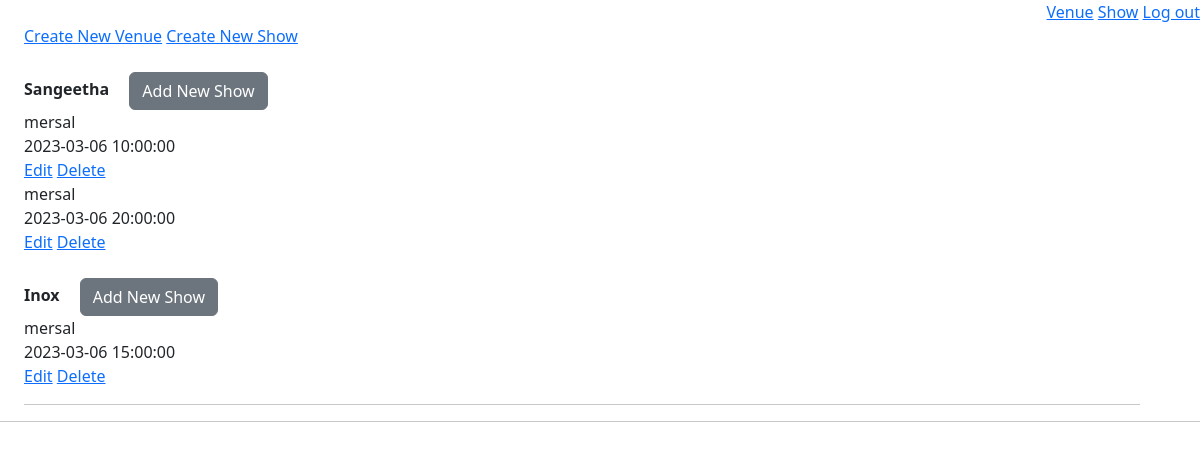
Before: /admin/1/home with the older database file.
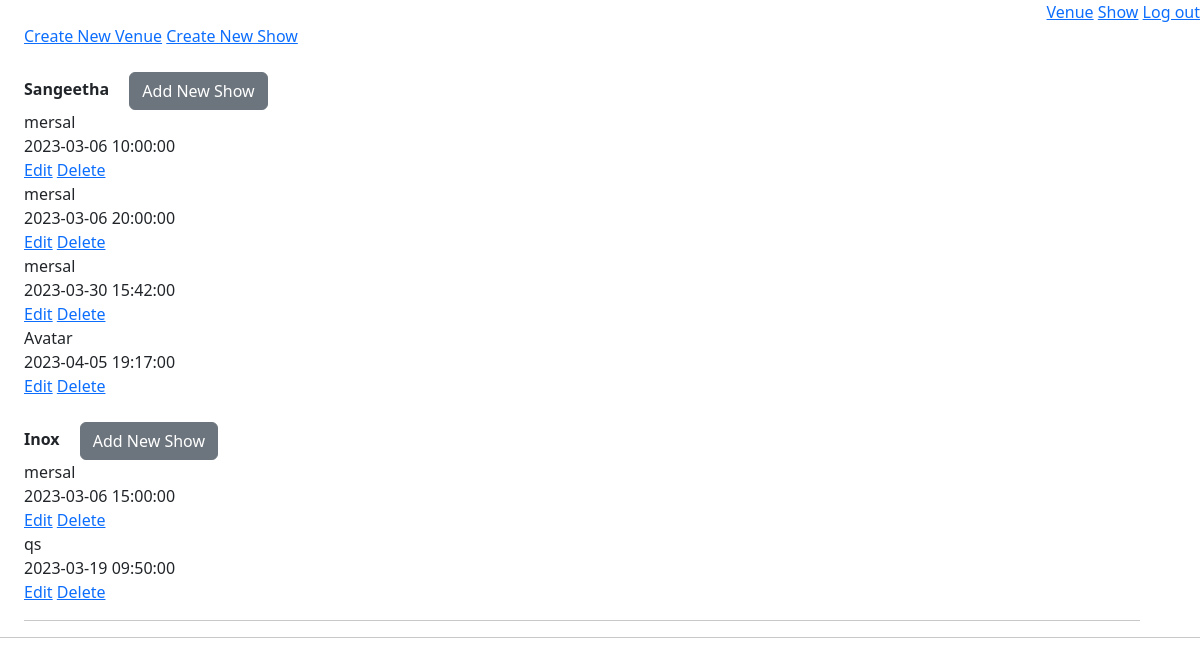
After: the same page with the newer database file.
### models/module.py (models this page shows)
class Venue(db.Model):
    venue_id = db.Column(db.Integer, autoincrement=True, primary_key=True)
    venue_name = db.Column(db.String(), nullable=False)
    place = db.Column(db.String(), nullable=False)
    location = db.Column(db.String())
    max_capacity = db.Column(db.Integer, nullable=False)
    fare2D = db.Column(db.Integer, nullable=False)
    fare3D = db.Column(db.Integer, nullable=False)
    venueShows = db.relationship("Show",
                                 backref="venues",
                                 secondary="show_venue")

class Show(db.Model):
    show_id = db.Column(db.Integer, autoincrement=True, primary_key=True)
    show_name = db.Column(db.String(), unique=True, nullable=False)
    min_fare = db.Column(db.Integer, nullable=False)
    is3d = db.Column(db.Boolean, nullable=False)
    tags = db.relationship("Showtag", backref="shows")

class ShowVenue(db.Model):
    sv_id = db.Column(db.Integer, autoincrement=True, primary_key=True)
    show_id = db.Column(db.Integer,
                        db.ForeignKey("show.show_id"),
                        nullable=False)
    venue_id = db.Column(db.Integer,
                         db.ForeignKey("venue.venue_id"),
                         nullable=False)
    time = db.Column(db.DateTime)

### app.py (the view, shortened to what this page needs)
@app.route("/admin/<int:a_id>/home", methods={"GET", "POST"})
def adminHome(a_id):
    v = Venue.query.all()
    list = []
    for e in v:
        allVenueShow = ShowVenue.query.filter_by(venue_id=e.venue_id).all()
        if len(allVenueShow) > 0:
            eachjson = {}
            eachjson["venue_id"] = e.venue_id
            eachjson["venue_name"] = e.venue_name
            eachjson["place"] = e.place
            eachjson["location"] = e.location
            eachjson["shows"] = []
            for ee in allVenueShow:
                currentShow = Show.query.filter_by(show_id=ee.show_id).first()
                innerjson = {}
                innerjson["sv_id"] = ee.sv_id
                innerjson["time"] = ee.time
                innerjson["show_name"] = currentShow.show_name
                eachjson["shows"].append(innerjson)
            list.append(eachjson)
    return render_template("adminHome.html", Venue=list, adminId=a_id)

### templates/adminHome.html (shortened to what this page needs)
<!DOCTYPE html>
<html>
<head>
    <link href="https://cdn.jsdelivr.net/npm/bootstrap@5.3.0-alpha1/dist/css/bootstrap.min.css" rel="stylesheet"
>
    <link rel="stylesheet" href="https://cdnjs.cloudflare.com/ajax/libs/font-awesome/4.7.0/css/font-awesome.min.css">
</head>
<body>
    <div style="text-align: right;">
        <a href="/admin/{{adminId}}/venue">Venue</a>
        <a href="/admin/{{adminId}}/show">Show</a>
        <a href="/admin/login">Log out</a>
    </div>
    <div style="margin-left: 1%;" class="container">
        <a href="/admin/{{adminId}}/venue/create">Create New Venue</a>
        <a href="/admin/{{adminId}}/show/create">Create New Show</a>
        <br> {%for each in Venue%}
        <br> <b>{{each.venue_name}}&emsp;</b>
        <a href="/admin/{{adminId}}/venue/{{each.venue_id}}/allocate" name="add" class="btn btn-secondary">Add New
            Show</a>
            {%for each1 in each.shows%}
            <div>
                <label>{{each1.show_name}}</label><br>
                <label>{{each1.time}}</label><br>
                <a name="edit" href="/admin/{{adminId}}/edit/{{svid}}">Edit</a>
                <a name="delete" href="/admin/{{adminId}}/delete/{{svid}}">Delete</a>
            </div>
            {%endfor%}
            {%endfor%}
            <hr>
    </div>
    <hr>
</body>
</html>

Changed rows visible on the page:
changed Venue "Sangeetha": gains Show (show_name "Avatar", time "2023-04-05 19:17:00"); gains Show (show_name "mersal", time "2023-03-06 10:00:00", time "2023-03-06 20:00:00", time "2023-03-30 15:42:00", time "2023-03-06 15:00:00")
changed Venue "Inox": gains Show (show_name "qs", time "2023-03-19 09:50:00")
